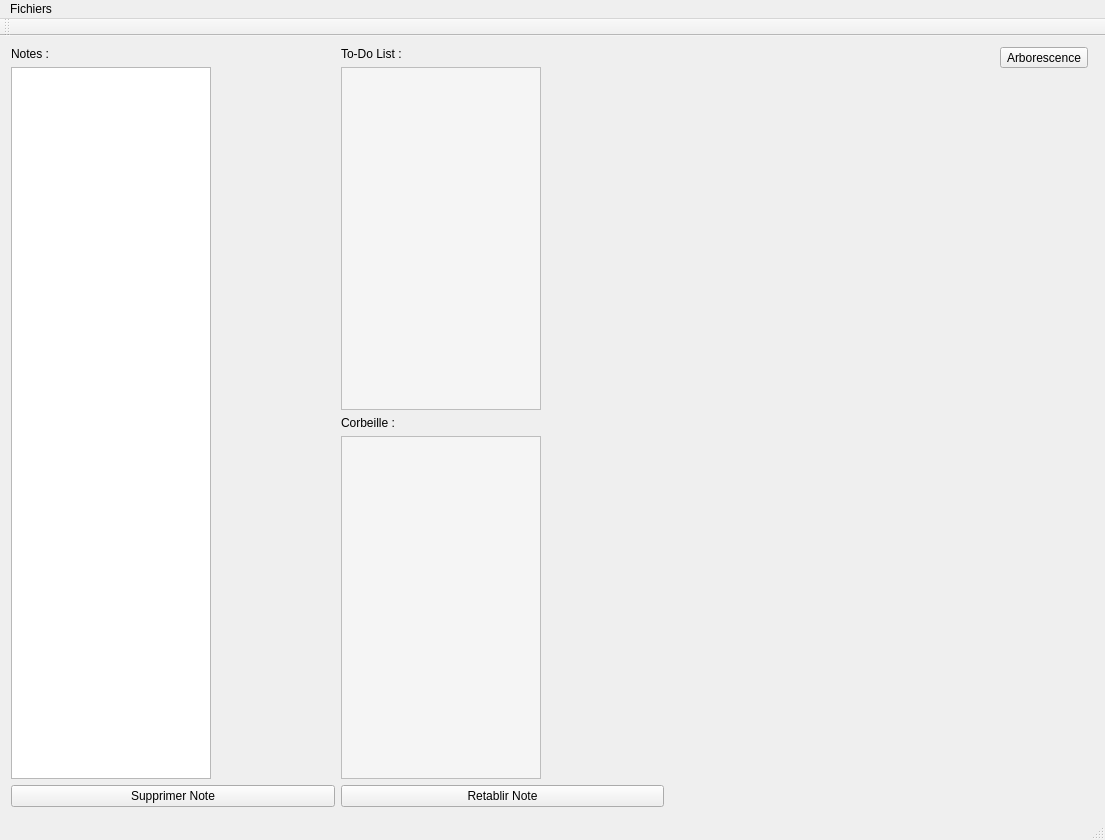
<?xml version="1.0" encoding="UTF-8"?>
<ui version="4.0">
 <class>PluriNotesClass</class>
 <widget class="QMainWindow" name="PluriNotesClass">
  <property name="geometry">
   <rect>
    <x>0</x>
    <y>0</y>
    <width>1105</width>
    <height>840</height>
   </rect>
  </property>
  <property name="windowTitle">
   <string>PluriNotes</string>
  </property>
  <widget class="QWidget" name="centralWidget">
   <layout class="QHBoxLayout" name="horizontalLayout_2">
    <item>
     <layout class="QVBoxLayout" name="verticalLayout_2">
      <item>
       <widget class="QLabel" name="label_3">
        <property name="text">
         <string>Notes :</string>
        </property>
       </widget>
      </item>
      <item>
       <widget class="QListWidget" name="listWidget">
        <property name="enabled">
         <bool>true</bool>
        </property>
        <property name="sizePolicy">
         <sizepolicy hsizetype="Fixed" vsizetype="Expanding">
          <horstretch>0</horstretch>
          <verstretch>0</verstretch>
         </sizepolicy>
        </property>
        <property name="maximumSize">
         <size>
          <width>200</width>
          <height>16777215</height>
         </size>
        </property>
        <property name="frameShape">
         <enum>QFrame::StyledPanel</enum>
        </property>
       </widget>
      </item>
      <item>
       <widget class="QPushButton" name="removeNoteBtn">
        <property name="text">
         <string>Supprimer Note</string>
        </property>
       </widget>
      </item>
     </layout>
    </item>
    <item>
     <layout class="QVBoxLayout" name="verticalLayout">
      <item>
       <widget class="QLabel" name="label">
        <property name="text">
         <string>To-Do List :</string>
        </property>
       </widget>
      </item>
      <item>
       <widget class="QListWidget" name="taskList">
        <property name="sizePolicy">
         <sizepolicy hsizetype="Fixed" vsizetype="Expanding">
          <horstretch>0</horstretch>
          <verstretch>0</verstretch>
         </sizepolicy>
        </property>
        <property name="maximumSize">
         <size>
          <width>200</width>
          <height>16777215</height>
         </size>
        </property>
        <property name="styleSheet">
         <string notr="true">border-color: rgb(180, 180, 180);
    background-color: rgb(245, 245, 245);</string>
        </property>
        <property name="frameShape">
         <enum>QFrame::StyledPanel</enum>
        </property>
        <property name="selectionMode">
         <enum>QAbstractItemView::NoSelection</enum>
        </property>
       </widget>
      </item>
      <item>
       <widget class="QLabel" name="label_2">
        <property name="text">
         <string>Corbeille :</string>
        </property>
       </widget>
      </item>
      <item>
       <widget class="QListWidget" name="bin">
        <property name="sizePolicy">
         <sizepolicy hsizetype="Fixed" vsizetype="Expanding">
          <horstretch>0</horstretch>
          <verstretch>0</verstretch>
         </sizepolicy>
        </property>
        <property name="maximumSize">
         <size>
          <width>200</width>
          <height>16777215</height>
         </size>
        </property>
        <property name="styleSheet">
         <string notr="true">border-color: rgb(180, 180, 180);
    background-color: rgb(245, 245, 245);</string>
        </property>
       </widget>
      </item>
      <item>
       <widget class="QPushButton" name="restoreBtn">
        <property name="text">
         <string>Retablir Note</string>
        </property>
       </widget>
      </item>
     </layout>
    </item>
    <item>
     <widget class="NoteViewer" name="noteViewer" native="true">
      <property name="sizePolicy">
       <sizepolicy hsizetype="Preferred" vsizetype="Preferred">
        <horstretch>0</horstretch>
        <verstretch>0</verstretch>
       </sizepolicy>
      </property>
     </widget>
    </item>
    <item>
     <layout class="QGridLayout" name="relationTreePanelLayout">
      <item row="2" column="0">
       <widget class="RelationTree" name="relationTree">
        <property name="sizePolicy">
         <sizepolicy hsizetype="Expanding" vsizetype="Expanding">
          <horstretch>0</horstretch>
          <verstretch>0</verstretch>
         </sizepolicy>
        </property>
        <property name="maximumSize">
         <size>
          <width>0</width>
          <height>16777215</height>
         </size>
        </property>
       </widget>
      </item>
      <item row="1" column="0">
       <layout class="QHBoxLayout" name="horizontalLayout">
        <item>
         <widget class="QToolButton" name="toggleBtn">
          <property name="cursor">
           <cursorShape>PointingHandCursor</cursorShape>
          </property>
          <property name="text">
           <string>Arborescence</string>
          </property>
          <property name="checkable">
           <bool>true</bool>
          </property>
          <property name="toolButtonStyle">
           <enum>Qt::ToolButtonTextOnly</enum>
          </property>
         </widget>
        </item>
        <item>
         <widget class="Line" name="line">
          <property name="orientation">
           <enum>Qt::Horizontal</enum>
          </property>
         </widget>
        </item>
       </layout>
      </item>
     </layout>
    </item>
   </layout>
  </widget>
  <widget class="QMenuBar" name="menuBar">
   <property name="geometry">
    <rect>
     <x>0</x>
     <y>0</y>
     <width>1105</width>
     <height>21</height>
    </rect>
   </property>
   <property name="defaultUp">
    <bool>false</bool>
   </property>
   <property name="nativeMenuBar">
    <bool>false</bool>
   </property>
   <widget class="QMenu" name="menuFichier">
    <property name="title">
     <string>Fichiers</string>
    </property>
    <widget class="QMenu" name="menuNouveau">
     <property name="title">
      <string>Nouveau</string>
     </property>
     <addaction name="actionNote"/>
    </widget>
    <addaction name="menuNouveau"/>
    <addaction name="separator"/>
    <addaction name="actionOptions"/>
    <addaction name="actionRelations"/>
   </widget>
   <addaction name="menuFichier"/>
  </widget>
  <widget class="QStatusBar" name="statusBar"/>
  <widget class="QToolBar" name="toolBar">
   <property name="windowTitle">
    <string>toolBar</string>
   </property>
   <attribute name="toolBarArea">
    <enum>TopToolBarArea</enum>
   </attribute>
   <attribute name="toolBarBreak">
    <bool>false</bool>
   </attribute>
  </widget>
  <action name="actionNote">
   <property name="enabled">
    <bool>false</bool>
   </property>
   <property name="text">
    <string>Note</string>
   </property>
  </action>
  <action name="actionOuvrir">
   <property name="text">
    <string>Ouvrir...</string>
   </property>
  </action>
  <action name="actionDossier_de_stockage">
   <property name="text">
    <string>Dossier de stockage</string>
   </property>
  </action>
  <action name="actionOptions">
   <property name="text">
    <string>Settings...</string>
   </property>
  </action>
  <action name="actionRelations">
   <property name="text">
    <string>Relations..</string>
   </property>
  </action>
 </widget>
 <layoutdefault spacing="6" margin="11"/>
 <customwidgets>
  <customwidget>
   <class>NoteViewer</class>
   <extends>QWidget</extends>
   <header>NoteViewer.h</header>
   <container>1</container>
  </customwidget>
  <customwidget>
   <class>RelationTree</class>
   <extends>QGraphicsView</extends>
   <header>RelationTree.h</header>
  </customwidget>
 </customwidgets>
 <resources/>
 <connections/>
</ui>
